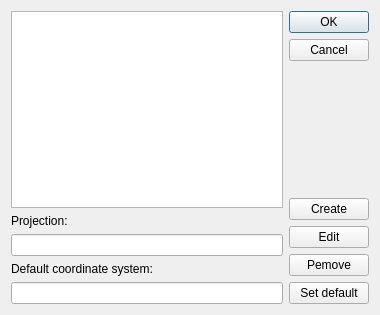
<?xml version="1.0" encoding="UTF-8"?>
<ui version="4.0">
 <class>coordinateSystemsDialog</class>
 <widget class="QDialog" name="coordinateSystemsDialog">
  <property name="windowModality">
   <enum>Qt::WindowModal</enum>
  </property>
  <property name="geometry">
   <rect>
    <x>0</x>
    <y>0</y>
    <width>380</width>
    <height>315</height>
   </rect>
  </property>
  <property name="minimumSize">
   <size>
    <width>380</width>
    <height>315</height>
   </size>
  </property>
  <property name="windowTitle">
   <string>Coordinate systems</string>
  </property>
  <property name="windowIcon">
   <iconset resource="../res/toponic.qrc">
    <normaloff>:/png/toponic-48.png</normaloff>:/png/toponic-48.png</iconset>
  </property>
  <property name="modal">
   <bool>true</bool>
  </property>
  <layout class="QHBoxLayout" name="horizontalLayout">
   <item>
    <layout class="QVBoxLayout" name="verticalLayout">
     <item>
      <widget class="QListWidget" name="csListWidget"/>
     </item>
     <item>
      <widget class="QLabel" name="projectionLabel">
       <property name="text">
        <string>Projection:</string>
       </property>
      </widget>
     </item>
     <item>
      <widget class="QLineEdit" name="projectionLineEdit"/>
     </item>
     <item>
      <widget class="QLabel" name="defaultCSLabel">
       <property name="text">
        <string>Default coordinate system:</string>
       </property>
      </widget>
     </item>
     <item>
      <widget class="QLineEdit" name="defaultCSLineEdit"/>
     </item>
    </layout>
   </item>
   <item>
    <layout class="QVBoxLayout" name="verticalLayout_2">
     <item>
      <widget class="QDialogButtonBox" name="buttonBox">
       <property name="orientation">
        <enum>Qt::Vertical</enum>
       </property>
       <property name="standardButtons">
        <set>QDialogButtonBox::Cancel|QDialogButtonBox::Ok</set>
       </property>
      </widget>
     </item>
     <item>
      <widget class="QPushButton" name="createPushButton">
       <property name="text">
        <string>Create</string>
       </property>
      </widget>
     </item>
     <item>
      <widget class="QPushButton" name="editPushButton">
       <property name="text">
        <string>Edit</string>
       </property>
      </widget>
     </item>
     <item>
      <widget class="QPushButton" name="removePushButton">
       <property name="text">
        <string>Pemove</string>
       </property>
      </widget>
     </item>
     <item>
      <widget class="QPushButton" name="defaultPushButton">
       <property name="text">
        <string>Set default</string>
       </property>
      </widget>
     </item>
    </layout>
   </item>
  </layout>
 </widget>
 <resources>
  <include location="../res/toponic.qrc"/>
 </resources>
 <connections/>
</ui>
